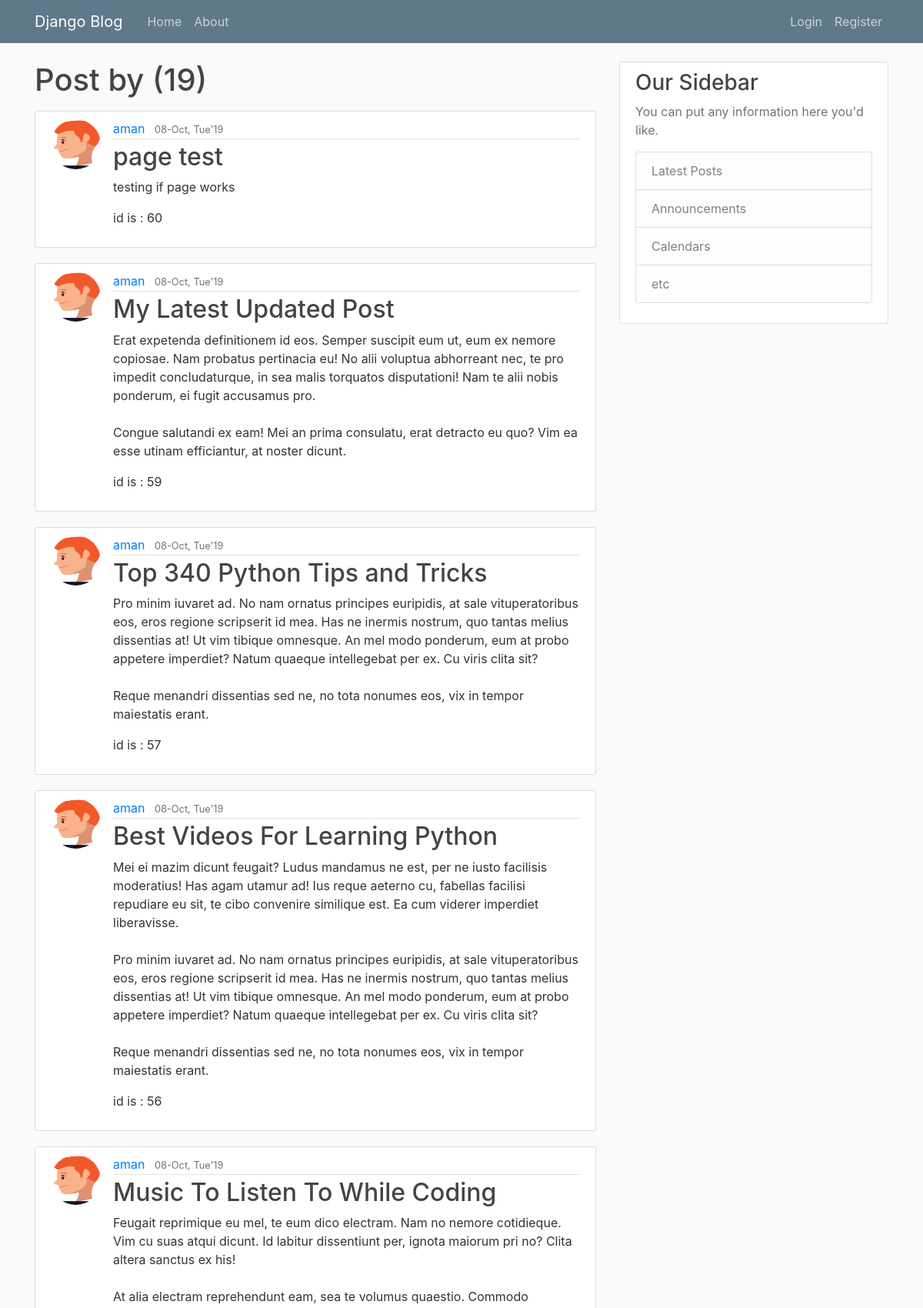
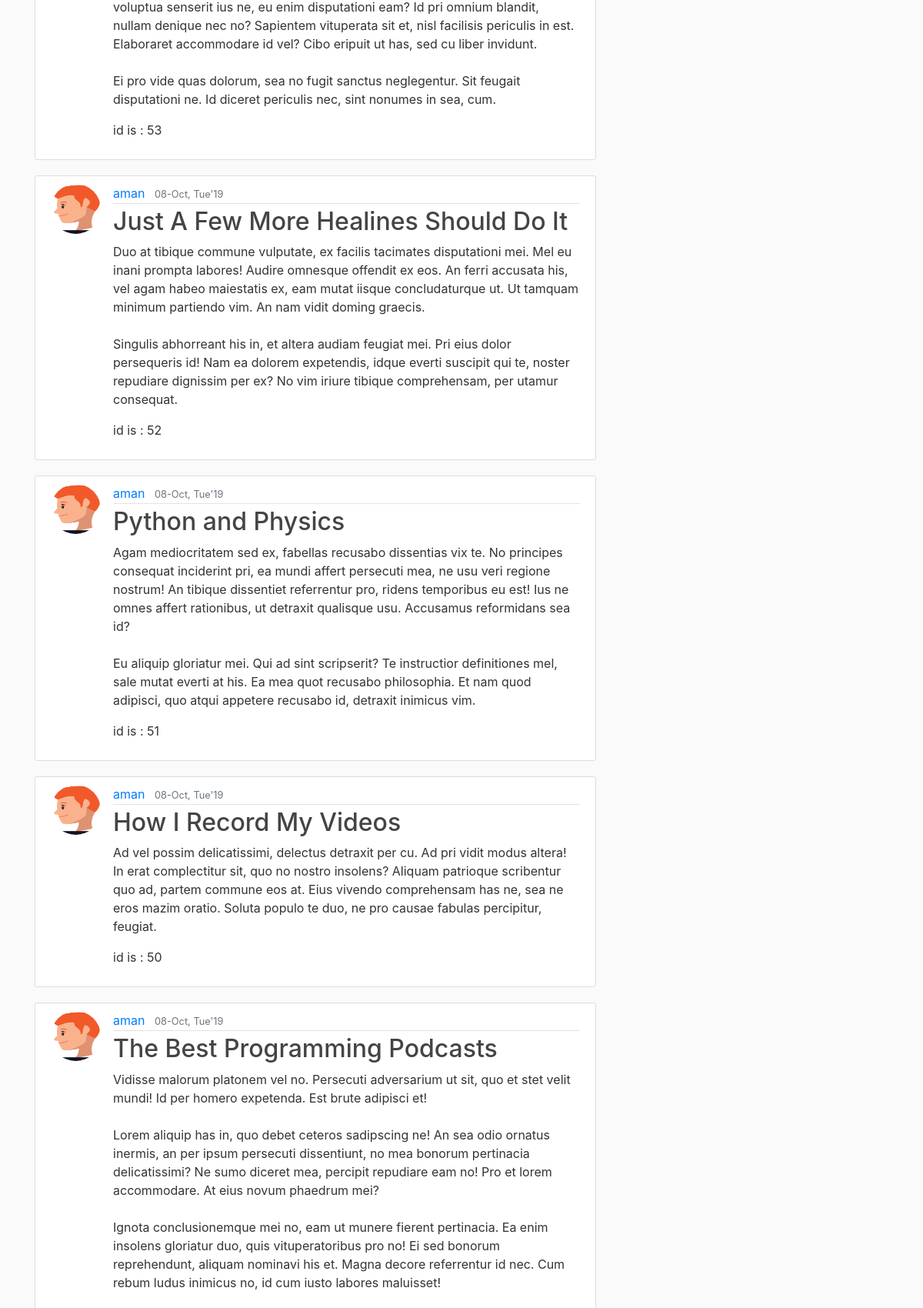
/user/aman (upper part), run on the app's committed database (2 pictures, top to bottom).
### blog/models.py (models this page shows, shortened)
class Post(models.Model):
    title = models.CharField(max_length=100)
    content = models.TextField()
    date_posted = models.DateTimeField(auto_now_add=True)
    author = models.ForeignKey(User, on_delete=models.CASCADE) #if user deleted, delete post too

### users/models.py (models this page shows, shortened)
class Profile(models.Model):
    user = models.OneToOneField(User, on_delete=models.CASCADE)
    image = models.ImageField(default='default.jpg', upload_to='profile_pics')

### blog/views.py (the view)
# urls.py: path('user/<str:username>', UserPostListView.as_view() , name='user-post'),
class UserPostListView(ListView):
    model = Post
    template_name = "blog/user_post.html"  # <app>/<models>_<viewtype>.html
    context_object_name = "posts"
    ordering = ["-date_posted"] #will be overridden
    paginate_by = 10
    def get_queryset(self):
        user = get_object_or_404(User, username=self.kwargs.get('username'))
        return Post.objects.filter(author=user).order_by('-date_posted')
    """
    default location where this class will
    search the template is
    #<app>/<models>_<viewtype>.html
    """

### blog/templates/blog/user_post.html (shortened to what this page needs)
{% extends "blog/base.html" %}
{% block content %}
<h1 class='mb-3'>Post by {{ views.kwargs.username }} ({{ page_obj.paginator.count }})</h1>
{% for post in posts%}
<article class="media content-section">
    <img class='rounded-circle article-img' src="{{ post.author.profile.image.url }}" alt="">
    <div class="media-body">
        <div class="article-metadata">
            <a class="mr-2" href="{% url 'user-post' post.author.username  %}">{{ post.author }}</a>
            <small class="text-muted">{{ post.date_posted | date:"d-M, D'y  " }}</small>
        </div>
        <h2><a class="article-title" href="{% url 'post-detail' post.id %}">{{ post.title }}</a></h2>
        <p class="article-content">{{ post.content }}</p>
        <p class="article-content"> id is : {{ post.id }}</p>
    </div>
</article>
{% endfor %}
{% endblock content %}

### blog/static/blog/main.css (style rules this page uses)
body { background: #fafafa; color: #333333; margin-top: 5rem; }
h1, h2, h3, h4, h5, h6 { color: #444444; }
.content-section { background: #ffffff; padding: 10px 20px; border: 1px solid #dddddd; border-radius: 3px; margin-bottom: 20px; }
.article-title { color: #444444; }
.article-content { white-space: pre-line; }
.article-img { height: 65px; width: 65px; margin-right: 16px; }
.article-metadata { padding-bottom: 1px; margin-bottom: 4px; border-bottom: 1px solid #e3e3e3 }

### data on the page
Post: author.profile.image (picture), author "aman", date_posted "08-Oct, Tue'19", title "page test", content "testing if page works", id "60"
Post: author.profile.image (picture), author "aman", date_posted "08-Oct, Tue'19", title "My Latest Updated Post", content "Erat expetenda definitionem id eos. Semper suscipit eum ut, eum ex nemore copiosae. Nam probatus pertinacia eu! No alii voluptua abhorreant nec, te pro impedit concludaturque, in sea malis torquatos disputationi! Nam te alii nobis ponderum, ei fugit accusamus pro. Congue salutandi ex eam! Mei an prima consulatu, erat detracto eu quo? Vim ea esse utinam efficiantur, at noster dicunt.", id "59"
Post: author.profile.image (picture), author "aman", date_posted "08-Oct, Tue'19", title "Top 340 Python Tips and Tricks", content "Pro minim iuvaret ad. No nam ornatus principes euripidis, at sale vituperatoribus eos, eros regione scripserit id mea. Has ne inermis nostrum, quo tantas melius dissentias at! Ut vim tibique omnesque. An mel modo ponderum, eum at probo appetere imperdiet? Natum quaeque intellegebat per ex. Cu viris clita sit? Reque menandri dissentias sed ne, no tota nonumes eos, vix in tempor maiestatis erant.", id "57"
Post: author.profile.image (picture), author "aman", date_posted "08-Oct, Tue'19", title "Best Videos For Learning Python", content "Mei ei mazim dicunt feugait? Ludus mandamus ne est, per ne iusto facilisis moderatius! Has agam utamur ad! Ius reque aeterno cu, fabellas facilisi repudiare eu sit, te cibo convenire similique est. Ea cum viderer imperdiet liberavisse. Pro minim iuvaret ad. No nam ornatus principes euripidis, at sale vituperatoribus eos, eros regione scripserit id mea. Has ne inermis nostrum, quo tantas melius dissentias at! Ut vim tibique omnesque. An mel modo ponderum, eum at probo appetere imperdiet? Natum quaeque intellegebat per ex. Cu viris clita sit? Reque menandri dissentias sed ne, no tota nonumes eos, vix in tempor maiestatis erant.", id "56"
Post: author.profile.image (picture), author "aman", date_posted "08-Oct, Tue'19", title "Music To Listen To While Coding", content "Feugait reprimique eu mel, te eum dico electram. Nam no nemore cotidieque. Vim cu suas atqui dicunt. Id labitur dissentiunt per, ignota maiorum pri no? Clita altera sanctus ex his! At alia electram reprehendunt eam, sea te volumus quaestio. Commodo voluptua senserit ius ne, eu enim disputationi eam? Id pri omnium blandit, nullam denique nec no? Sapientem vituperata sit et, nisl facilisis periculis in est. Elaboraret accommodare id vel? Cibo eripuit ut has, sed cu liber invidunt. Ei pro vide quas dolorum, sea no fugit sanctus neglegentur. Sit feugait disputationi ne. Id diceret periculis nec, sint nonumes in sea, cum.", id "53"
Post: author.profile.image (picture), author "aman", date_posted "08-Oct, Tue'19", title "Just A Few More Healines Should Do It", content "Duo at tibique commune vulputate, ex facilis tacimates disputationi mei. Mel eu inani prompta labores! Audire omnesque offendit ex eos. An ferri accusata his, vel agam habeo maiestatis ex, eam mutat iisque concludaturque ut. Ut tamquam minimum partiendo vim. An nam vidit doming graecis. Singulis abhorreant his in, et altera audiam feugiat mei. Pri eius dolor persequeris id! Nam ea dolorem expetendis, idque everti suscipit qui te, noster repudiare dignissim per ex? No vim iriure tibique comprehensam, per utamur consequat.", id "52"
Post: author.profile.image (picture), author "aman", date_posted "08-Oct, Tue'19", title "Python and Physics", content "Agam mediocritatem sed ex, fabellas recusabo dissentias vix te. No principes consequat inciderint pri, ea mundi affert persecuti mea, ne usu veri regione nostrum! An tibique dissentiet referrentur pro, ridens temporibus eu est! Ius ne omnes affert rationibus, ut detraxit qualisque usu. Accusamus reformidans sea id? Eu aliquip gloriatur mei. Qui ad sint scripserit? Te instructior definitiones mel, sale mutat everti at his. Ea mea quot recusabo philosophia. Et nam quod adipisci, quo atqui appetere recusabo id, detraxit inimicus vim.", id "51"
Post: author.profile.image (picture), author "aman", date_posted "08-Oct, Tue'19", title "How I Record My Videos", content "Ad vel possim delicatissimi, delectus detraxit per cu. Ad pri vidit modus altera! In erat complectitur sit, quo no nostro insolens? Aliquam patrioque scribentur quo ad, partem commune eos at. Eius vivendo comprehensam has ne, sea ne eros mazim oratio. Soluta populo te duo, ne pro causae fabulas percipitur, feugiat.", id "50"
Post: author.profile.image (picture), author "aman", date_posted "08-Oct, Tue'19", title "The Best Programming Podcasts"

### other printed values
{{ page_obj.paginator.count }} "19"
